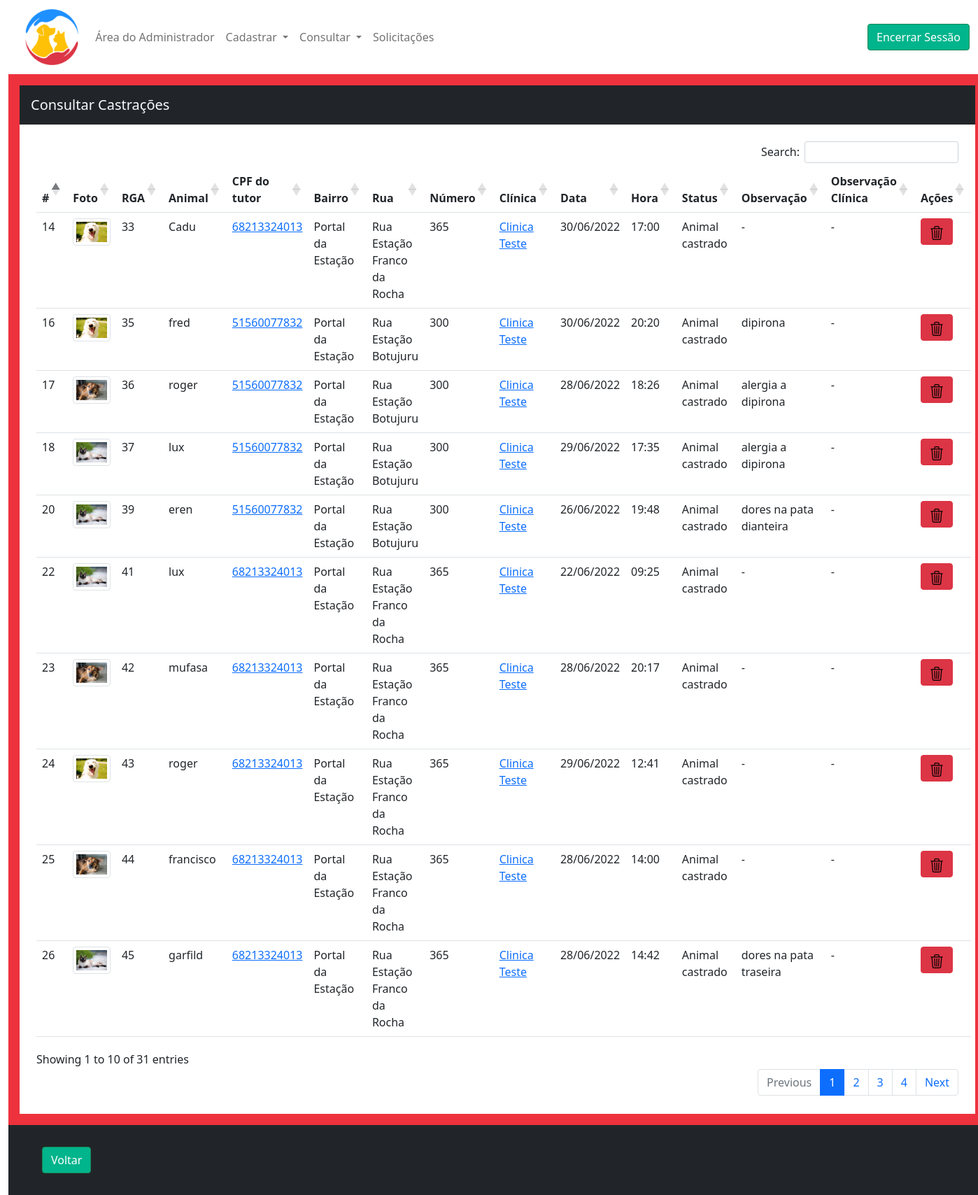
Page /consulta-castracao (signed in) on the committed database.
### tables this page shows
CREATE TABLE `castracao` (
  `idcastracao` int(11) NOT NULL,
  `idanimal` int(11) NOT NULL,
  `idclinica` int(11) DEFAULT NULL,
  `horario` datetime DEFAULT NULL,
  `status` tinyint(4) NOT NULL COMMENT '0 - Solicitação em análise; 1 - Solicitação aprovada; 2 - Animal Castrado; 3 - Solicitação Reprovada; 4 - Tutor não compareceu; 5 - Solicitação Cancelada; 6 - Solicitação Reagendada; 7 - Animal foi a óbito',
  `observacao` varchar(100) DEFAULT NULL,
  `obsclinica` varchar(100) DEFAULT NULL,
  `msgrecusa` varchar(200) DEFAULT NULL
);

CREATE TABLE `animal` (
  `idanimal` int(11) NOT NULL,
  `idusuario` int(11) NOT NULL,
  `idraca` int(11) NOT NULL,
  `aninome` varchar(50) NOT NULL,
  `especie` tinyint(4) NOT NULL COMMENT '0 para Canina e 1 para Felina',
  `sexo` tinyint(4) NOT NULL COMMENT '0 para Fêmea; 1 para Macho',
  `cor` varchar(30) NOT NULL,
  `pelagem` tinyint(4) NOT NULL COMMENT '0 pra curta; 1 média; 2 pra alta;',
  `porte` tinyint(4) NOT NULL COMMENT '0 pra pequeno; 1 pra médio; 2 pra grande;',
  `idade` tinyint(4) NOT NULL,
  `comunitario` tinyint(4) NOT NULL COMMENT '0 pra não; 1 pra sim;',
  `foto` varchar(50) DEFAULT NULL,
  `codchip` char(15) DEFAULT NULL
);

CREATE TABLE `usuario` (
  `idusuario` int(11) NOT NULL,
  `idlogin` int(11) NOT NULL,
  `rg` char(9) NOT NULL,
  `cpf` char(11) NOT NULL,
  `beneficio` tinyint(4) NOT NULL COMMENT '0 - Sem benefício; 1 - Benefício Soical; 2 - Protetor de Animais; 3 - Em análise',
  `telefone` varchar(10) DEFAULT NULL,
  `celular` varchar(11) NOT NULL,
  `whatsapp` tinyint(4) NOT NULL COMMENT '0 - Celular não é whatsapp; 1 - Celular é whatsapp',
  `punicao` tinyint(4) NOT NULL,
  `usurua` varchar(50) NOT NULL,
  `usubairro` varchar(50) NOT NULL,
  `usunumero` varchar(5) NOT NULL,
  `usucep` varchar(8) NOT NULL,
  `nis` char(11) DEFAULT NULL,
  `doccomprovante` varchar(255) DEFAULT NULL,
  `quantcastracoes` tinyint(4) NOT NULL
);

### model/Castracao.php (called while the page is built, shortened)
<?php
    class Castracao{
        function consultar()
        {
            $con = Conexao::conectar();
            $cmd = $con->prepare("SELECT idcastracao, foto, aninome, horario, status, observacao, cpf, usubairro, usurua, usunumero, cnpj, nome AS 'nomeclinica', obsclinica, animal.idanimal FROM castracao
                                    JOIN animal ON castracao.idanimal = animal.idanimal
                                    JOIN usuario ON animal.idusuario = usuario.idusuario
                                    LEFT JOIN clinica ON castracao.idclinica = clinica.idclinica
                                    JOIN login ON login.idlogin = clinica.idlogin");
            $cmd->execute();
            return $cmd->fetchAll(PDO::FETCH_OBJ);
        }
    }
?>

### view/consultaCastracao.php (the view, shortened to what this page needs)
<!DOCTYPE html>
<html lang="pt-br">
<head>
    <link rel="stylesheet" type="text/css" href="https://cdnjs.cloudflare.com/ajax/libs/twitter-bootstrap/5.1.3/css/bootstrap.min.css">
    <link rel="stylesheet" type="text/css" href="https://cdn.datatables.net/buttons/2.2.3/css/buttons.dataTables.min.css">
    <link rel="stylesheet" type="text/css" href="https://cdn.datatables.net/1.12.1/css/dataTables.bootstrap5.min.css">
    <link rel="stylesheet" type="text/css" href="https://cdn.datatables.net/responsive/2.3.0/css/responsive.dataTables.min.css"/>
    <?php include_once "head.php";?>
</head>
<body>
    <div class="container-fluid d-grid min-vh-100 corpo">
        <?php
            if($_SESSION["dadosLogin"]->nivelacesso == 1)
            {
                echo "<div class='bg-warning container-fluid' style='grid-area: corpo;'>";
            }
            else
            {
                echo "<div class='bg-danger container-fluid' style='grid-area: corpo;'>";
            }
        ?>
            <div class="row h-100 align-items-center" style="max-width:100vw;">
                <div class="p-3">
                    <div class="container-fluid bg-dark text-light font-weight-bold p-3">
                        <h5 class="m-0">Consultar Castrações</h5>
                    </div>
                    <div class="container-fluid p-sm-3 p-md-3 p-lg-4 p-3 px-0 bg-white">
                        <table id="tbCastracao" class="table table-hover">
                            <?php
                                if($_SESSION["dadosLogin"]->nivelacesso == 2)
                                {
                                    echo"
                                        <thead>
                                            <tr>
                                                <th>#</th>
                                                <th>Foto</th>
                                                <th>RGA</th>
                                                <th>Animal</th>
                                                <th>CPF do tutor</th>
                                                <th>Bairro</th>
                                                <th>Rua</th>
                                                <th>Número</th>
                                                <th>Clínica</th>
                                                <th>Data</th>
                                                <th>Hora</th>
                                                <th>Status</th>
                                                <th>Observação</th>
                                                <th>Observação Clínica</th>
                                                <th>Ações</th>
                                            </tr>
                                        </thead>
                                        <tbody>
                                        ";
                                    foreach($dadosCastracao as $value)
                                    {
                                        $value->status = str_replace("0", "Solicitação em análise", $value->status);
                                        $value->status = str_replace("1", "Solicitação aprovada", $value->status);
                                        $value->status = str_replace("2", "Animal castrado", $value->status);
                                        $value->status = str_replace("3", "Solicitação reprovada", $value->status);
                                        $value->status = str_replace("4", "Tutor não compareceu", $value->status);
                                        $value->status = str_replace("5", "Castração cancelada", $value->status);
                                        $value->status = str_replace("6", "Reagendar castração", $value->status);
                                        $value->status = str_replace("7", "Animal foi a óbito", $value->status);
                                        $value->status = str_replace("8", "Animal Castrado (Porém suas informações devem ser editadas)", $value->status);
                                        $data = is_null($value->horario) ? '-' : date('d/m/Y', strtotime($value->horario));
                                        $hora = is_null($value->horario) ? '-' : date('H:i', strtotime($value->horario));
                                        $value->observacao = preg_replace("/^$/", "-", $value->observacao);
                                        $value->obsclinica = preg_replace("/^$/", "-", $value->obsclinica);
                                        echo
                                        "
                                        <tr>
                                            <td>$value->idcastracao</td>
                                            <td><img width='150px' class='img-thumbnail' src='".URL."recursos/img/Animais/$value->foto'></td>
                                            <td>$value->idanimal</td>
                                            <td>$value->aninome</td>
                                            <td><a href=". URL . "consulta-usuario/$value->cpf" .">$value->cpf</a></td>
                                            <td>$value->usubairro</td>
                                            <td>$value->usurua</td>
                                            <td>$value->usunumero</td>
                                            <td><a href=". URL . "consulta-clinica/$value->cnpj" . ">$value->nomeclinica</a></td>
                                            <td>$data</td>
                                            <td>$hora</td>
                                            <td>$value->status</td>
                                            <td>$value->observacao</td>
                                            <td>$value->obsclinica</td>
                                            <td>
                                            <!--<button type='button' class='btn btn-warning' data-bs-toggle='modal' data-bs-target='#modalAtualizar' data-idcastracao='$value->idcastracao'>
                                                <img src=". URL . "recursos/img/pencil-square.svg".">
                                            </button>-->
                                            <a class='btn btn-danger' onClick='confirmar($value->idcastracao)'><img src=". URL . "recursos/img/trash3.svg"."></a>
                                            </td>
                                        </tr>
                                        ";
                                    }
                                }
                            ?>
                            </tbody>
                        </table>
                    </div>
                </div>
            </div>
        </div>
        <div class="container-fluid bg-dark" style="grid-area: footer;">
            <div class="row h-100 align-items-center">
                <div class="px-5">
                    <?php if($_SESSION["dadosLogin"]->nivelacesso == 2){echo "<a href='".URL."home-adm' class='btn btn-success'>Voltar</a>";}?>
                </div>
            </div>
        </div>
    </div>
</body>
</html>

### recursos/css/root.css (style rules this page uses)
:root { --azul-bonito1: #1e90ff; --azul: #1e90ff; --azul-atual: #00aff0; --azulmaisclaro: #42c0ee; --verde: #00b48c; --verdeclaro: #5edabf; --amarelo: #f8b32a; --vermelho: #ed323d; --vermelhoclaro: #ff767f; --preto: #282828; --margem: 15px; --margem-menor: 12px; --margem-minuscula: 7px; --tamanhoquadrado: 700px; --borderradius: 5px; --borda-branca: 1px solid white; --fontecorpo: 'Josefin Sans'; }
.bg-danger { background-color: var(--vermelho)!important; }
.btn-success { background-color: var(--verde) !important; border-color: none !important; }

### view/head.php (style rules this page uses)
.corpo { grid-template-areas: 'header''corpo''footer'; grid-template-rows: max-content auto 100px; }

### rows in the picture
castracao: idcastracao "14", idanimal.foto (picture), idanimal.idanimal "33", idanimal.aninome "Cadu", usuario.cpf "68213324013", usuario.usubairro "Portal da Estação", usuario.usurua "Rua Estação Franco da Rocha", usuario.usunumero "365", login.nome "Clinica Teste", horario "30/06/2022", horario "17:00", status "Animal castrado", observacao "-", obsclinica "-"
castracao: idcastracao "16", idanimal.foto (picture), idanimal.idanimal "35", idanimal.aninome "fred", usuario.cpf "51560077832", usuario.usubairro "Portal da Estação", usuario.usurua "Rua Estação Botujuru", usuario.usunumero "300", login.nome "Clinica Teste", horario "30/06/2022", horario "20:20", status "Animal castrado", observacao "dipirona", obsclinica "-"
castracao: idcastracao "17", idanimal.foto (picture), idanimal.idanimal "36", idanimal.aninome "roger", usuario.cpf "51560077832", usuario.usubairro "Portal da Estação", usuario.usurua "Rua Estação Botujuru", usuario.usunumero "300", login.nome "Clinica Teste", horario "28/06/2022", horario "18:26", status "Animal castrado", observacao "alergia a dipirona", obsclinica "-"
castracao: idcastracao "18", idanimal.foto (picture), idanimal.idanimal "37", idanimal.aninome "lux", usuario.cpf "51560077832", usuario.usubairro "Portal da Estação", usuario.usurua "Rua Estação Botujuru", usuario.usunumero "300", login.nome "Clinica Teste", horario "29/06/2022", horario "17:35", status "Animal castrado", observacao "alergia a dipirona", obsclinica "-"
castracao: idcastracao "20", idanimal.foto (picture), idanimal.idanimal "39", idanimal.aninome "eren", usuario.cpf "51560077832", usuario.usubairro "Portal da Estação", usuario.usurua "Rua Estação Botujuru", usuario.usunumero "300", login.nome "Clinica Teste", horario "26/06/2022", horario "19:48", status "Animal castrado", observacao "dores na pata dianteira", obsclinica "-"
castracao: idcastracao "22", idanimal.foto (picture), idanimal.idanimal "41", idanimal.aninome "lux", usuario.cpf "68213324013", usuario.usubairro "Portal da Estação", usuario.usurua "Rua Estação Franco da Rocha", usuario.usunumero "365", login.nome "Clinica Teste", horario "22/06/2022", horario "09:25", status "Animal castrado", observacao "-", obsclinica "-"
castracao: idcastracao "23", idanimal.foto (picture), idanimal.idanimal "42", idanimal.aninome "mufasa", usuario.cpf "68213324013", usuario.usubairro "Portal da Estação", usuario.usurua "Rua Estação Franco da Rocha", usuario.usunumero "365", login.nome "Clinica Teste", horario "28/06/2022", horario "20:17", status "Animal castrado", observacao "-", obsclinica "-"
castracao: idcastracao "24", idanimal.foto (picture), idanimal.idanimal "43", idanimal.aninome "roger", usuario.cpf "68213324013", usuario.usubairro "Portal da Estação", usuario.usurua "Rua Estação Franco da Rocha", usuario.usunumero "365", login.nome "Clinica Teste", horario "29/06/2022", horario "12:41", status "Animal castrado", observacao "-", obsclinica "-"
castracao: idcastracao "25", idanimal.foto (picture), idanimal.idanimal "44", idanimal.aninome "francisco", usuario.cpf "68213324013", usuario.usubairro "Portal da Estação", usuario.usurua "Rua Estação Franco da Rocha", usuario.usunumero "365", login.nome "Clinica Teste", horario "28/06/2022", horario "14:00", status "Animal castrado", observacao "-", obsclinica "-"
castracao: idcastracao "26", idanimal.foto (picture), idanimal.idanimal "45", idanimal.aninome "garfild", usuario.cpf "68213324013", usuario.usubairro "Portal da Estação", usuario.usurua "Rua Estação Franco da Rocha", usuario.usunumero "365", login.nome "Clinica Teste", horario "28/06/2022", horario "14:42", status "Animal castrado", observacao "dores na pata traseira", obsclinica "-"
